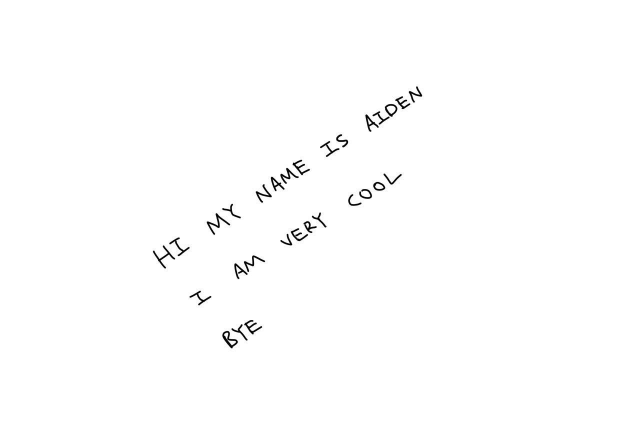
#> input picture src/static/slanteddoc.jpg, 1280 x 844 px, given in place of sample_imgs, which was not available (shown at 1/2 size)
$ python Segmenter.py
#> lines starting #> are read from the running program, lines starting #| are printed output that depends on the picture; after the words box and inside, x2 and y2 are one past the last pixel; in counts of white or black regions, pixels touching at a corner belong together; pictures that were not available may be replaced by others from this repository, and a replacement may not be noted
import cv2
import numpy as np
import os
import matplotlib.pyplot as plt
import pdb
import argparse
import sys
sys.path.append("..")
from Utils import display, save, is_binary, printInfo, makeDir, percentageBlack

class Segmenter:
    def __init__(self):
        self.numCharacters = 0

    def segment(self, img, minArea= 10, minHeightWidthRatio=1.1, write_to_dir=False):
#> called with img = '../sample_imgs', minArea = 10, minHeightWidthRatio = 1.1
        if type(img) == str:
            print('[INFO] Segmenting img: {}'.format(img))
            img = cv2.imread(img, cv2.IMREAD_GRAYSCALE)
#> img is the input picture: shape (844, 1280); min 0, max 255, mean 253.3

        inv = cv2.threshold(img, 127, 255, cv2.THRESH_BINARY_INV)[-1]
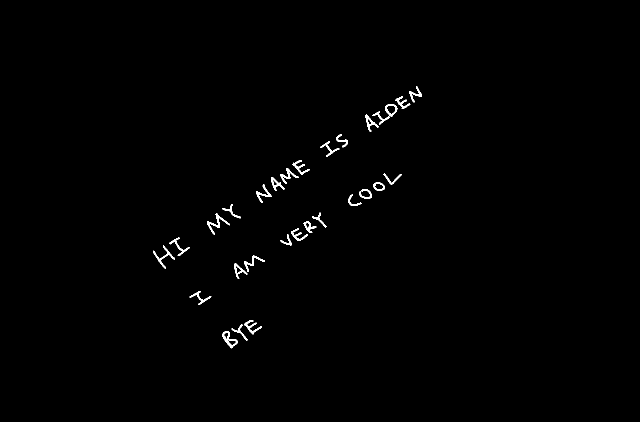
#> inv: shape (844, 1280) (shown at 1/2 size); 0.63% white; 29 white regions

        # Convert to monochrome image as findContours requires 2-dim image
        if len(inv.shape) == 3:
            inv = cv2.cvtColor(inv, cv2.COLOR_BGR2GRAY)

        if cv2.__version__[0] == '3':
            contours = cv2.findContours(inv, cv2.RETR_EXTERNAL, cv2.CHAIN_APPROX_NONE)[1]
        elif cv2.__version__[0] == '2' or cv2.__version__[0] == '4':
            contours = cv2.findContours(inv, cv2.RETR_EXTERNAL, cv2.CHAIN_APPROX_NONE)[0]
#> contours = 29 contours; largest, box (x1, y1, x2, y2) and area: (445, 662, 476, 697) 468, (770, 208, 795, 234) 408, (747, 364, 770, 381) 280, (414, 427, 460, 470) 276, (306, 491, 350, 537) 252

        contours = sorted(contours, key=lambda ctr: cv2.boundingRect(ctr)[0]) # sort by x coordinate

        rois = []
        for ctr in contours:
            x, y, w, h = cv2.boundingRect(ctr)
            roi = img[y:y+h+2, x:x+w+2]
            if w*h > minArea:
                self.numCharacters += 1
                rois.append(roi)
                if write_to_dir:
                    save(roi, name= str(self.numCharacters), prefix='../out/' + write_to_dir, suffix='.png')
#> this loop made 29 passes
#> (x, y, w, h) on passes 1 to 12: (306, 491, 44, 46), (339, 475, 40, 37), (379, 582, 44, 28), (414, 427, 46, 43), (445, 662, 31, 35), (445, 408, 36, 29), (463, 649, 32, 32), (469, 527, 26, 31), (488, 511, 42, 33), (489, 640, 35, 29), (512, 369, 32, 36), (542, 354, 27, 28)
#> pass 1, in segment, `roi = img[y:y+h+2, x:x+w+2]`:
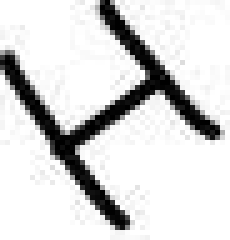
#> roi: shape (48, 46) (shown 5 times larger); min 0, max 255, mean 215.3
#> pass 2, in segment, `roi = img[y:y+h+2, x:x+w+2]`:
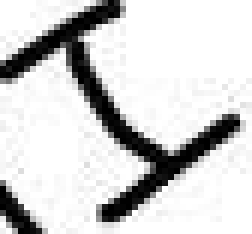
#> roi: shape (39, 42) (shown 6 times larger); min 0, max 255, mean 209.2
#> pass 3, in segment, `roi = img[y:y+h+2, x:x+w+2]`:
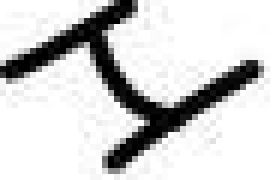
#> roi: shape (30, 46) (shown 6 times larger); min 0, max 255, mean 208.8
#> after the loop:
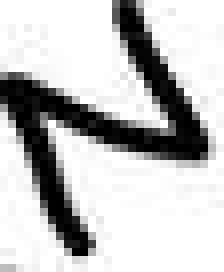
#> roi: shape (34, 28) (shown 8 times larger); min 0, max 255, mean 194.2
#> after the loop, rois = 29 items; self.numCharacters = 29

        #save(img, name='original', prefix='../out/' + img[:-4].split('/')[-1], suffix='.png')
        print('[INFO] No. of Characters Found: {}'.format(self.numCharacters))
#| [INFO] No. of Characters Found: 29
        return rois

def main():
    parser = argparse.ArgumentParser()
    parser.add_argument('--i', help="path to image", default="../sample_imgs")
    parser.add_argument('--o', help="save segmented characters")
    args = parser.parse_args()
    segmenter = Segmenter()

    if os.path.isdir(args.i):
        imgFiles = [os.path.join(args.i, x) for x in os.listdir(args.i) if x[-4:]=='.png']
        [segmenter.segment(x) for x in imgFiles]

    else:
        segmenter.segment(img=args.i, write_to_dir=args.o)

if __name__ == '__main__':
    main()
